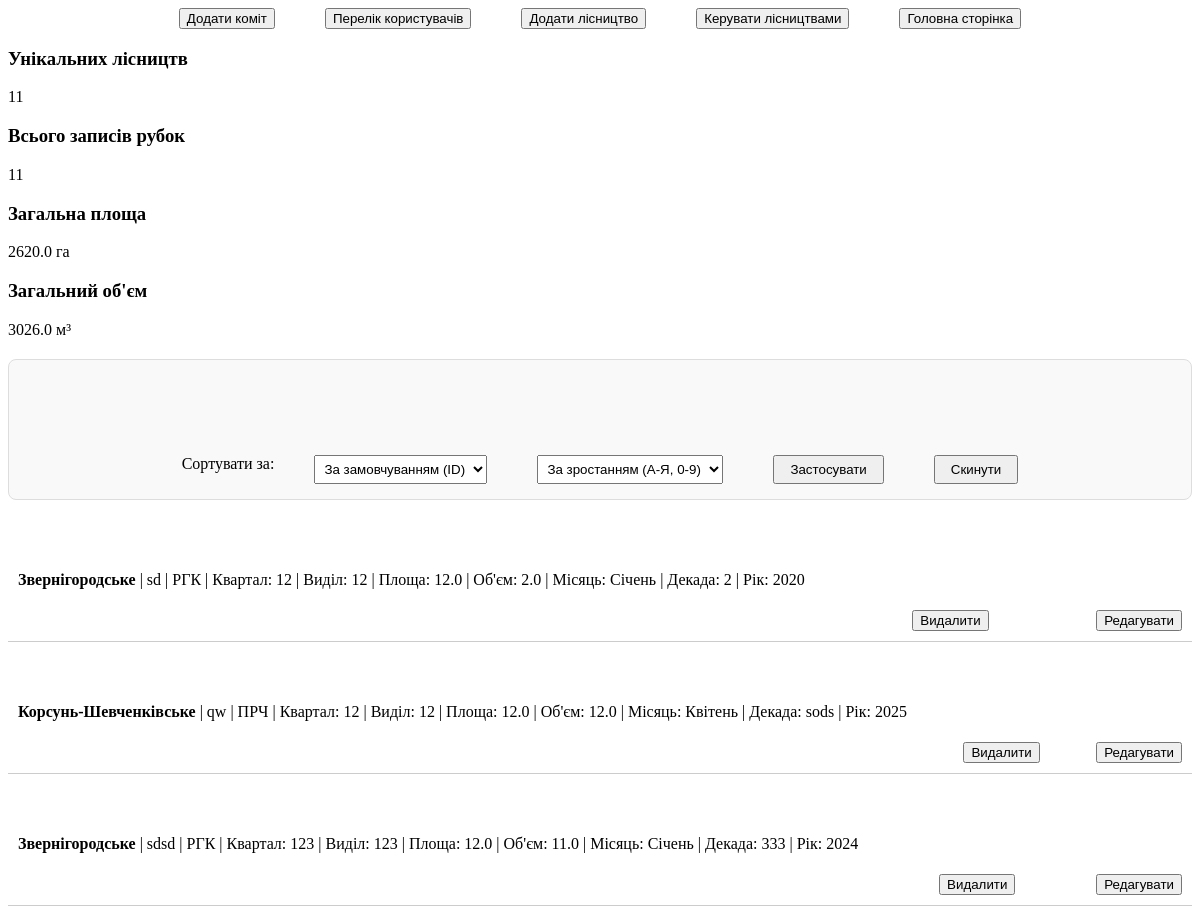
Before: /change (signed in, upper part) with the older database file.
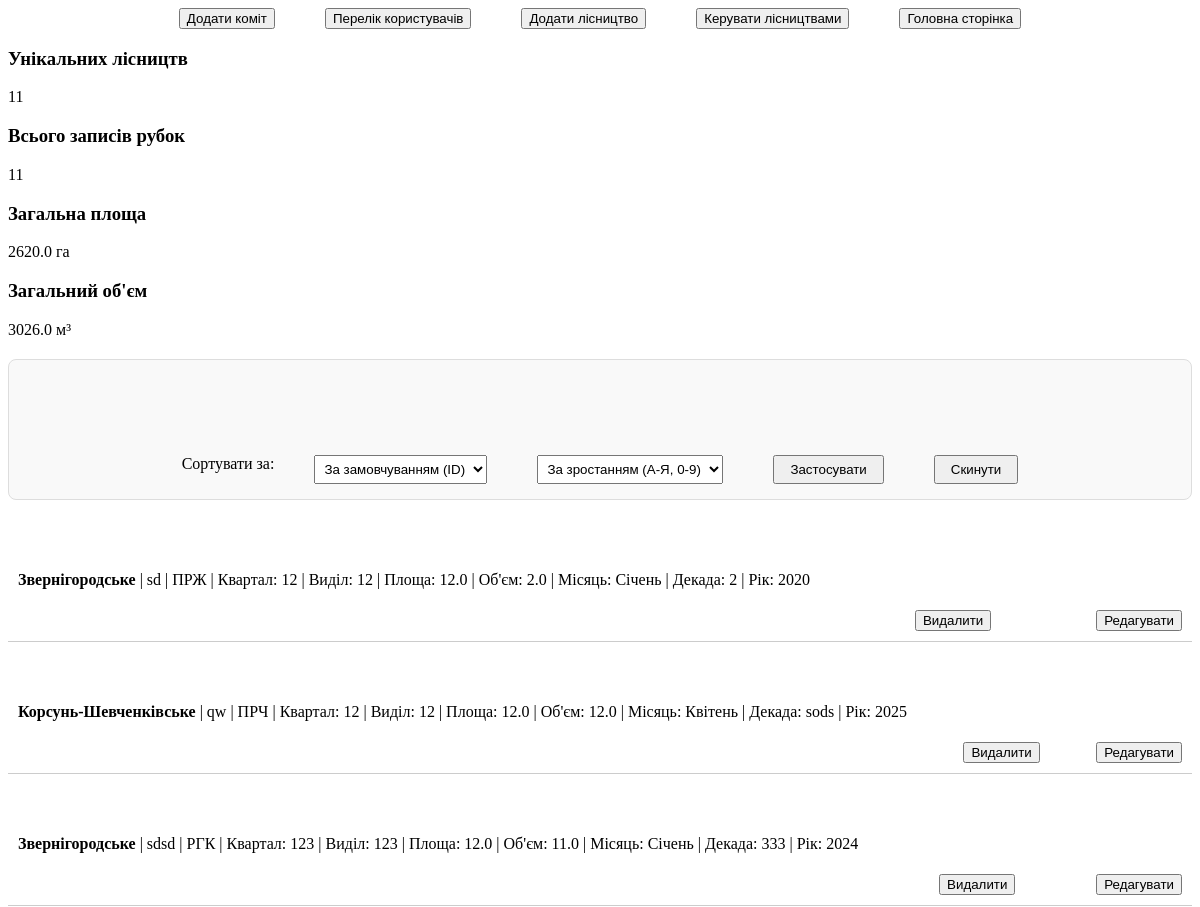
After: the same page with the newer database file.
### DB.py (models this page shows)
class Forest(db.Model):
    id = db.Column(db.Integer, primary_key=True)
    mainForest = db.Column(db.String(100), nullable=False)
    forest = db.Column(db.String(100), nullable=False)
    typeCutting = db.Column(db.String(100), nullable=False)
    quarter = db.Column(db.String(100), nullable=False)
    department = db.Column(db.String(100), nullable=False)
    area = db.Column(db.Float, nullable=False)
    volumeForestManagement = db.Column(db.Float, nullable=False)
    month = db.Column(db.String(50), nullable=False)
    decade = db.Column(db.String(50), nullable=False)
    year = db.Column(db.Integer, nullable=False)

### app.py (the view)
@app.route('/change', methods=['POST', 'GET'])
@login_required
@admin_required
def change():
    sort_by = request.args.get('sort', 'id')
    order = request.args.get('order', 'asc')
    valid_columns = [
        'id', 'mainForest', 'forest', 'typeCutting', 'quarter',
        'department', 'area', 'volumeForestManagement', 'month', 'decade', 'year'
    ]
    if sort_by in valid_columns:
        column = getattr(Forest, sort_by)
        if order == 'desc':
            all_forests = Forest.query.order_by(column.desc()).all()
        else:
            all_forests = Forest.query.order_by(column.asc()).all()
    else:
        all_forests = Forest.query.all()
    total_cuttings = Forest.query.count()
    unique_forests = db.session.query(func.count(func.distinct(Forest.forest))).scalar()
    total_area = db.session.query(func.sum(Forest.area)).scalar()
    total_area = round(total_area, 2) if total_area else 0.0
    total_volume = db.session.query(func.sum(Forest.volumeForestManagement)).scalar()
    total_volume = round(total_volume, 2) if total_volume else 0.0
    return render_template('change.html',
                           forests=all_forests,
                           total_cuttings=total_cuttings,
                           unique_forests=unique_forests,
                           total_area=total_area,
                           total_volume=total_volume)

### app.py (called while the page is built)
@login_manager.user_loader
def load_user(user_id):
    return User.query.get(int(user_id))

### templates/change.html (shortened to what this page needs)
<!DOCTYPE html>
<html lang="en">
<head>
    <link rel="stylesheet" href="{{ url_for('static', filename='styles/admin-style.css') }}">
</head>
<body>
    <header>
        <a href="{{ url_for('comits')}}"><button>Додати коміт</button></a>
        <a href="{{ url_for('all_users') }}"><button>Перелік користувачів</button></a>
        <a href="{{ url_for('admin') }}"><button>Додати лісництво</button></a>
        <a href="{{ url_for('change') }}"><button>Керувати лісництвами</button></a>
        <a href="{{ url_for('main') }}"><button>Головна сторінка</button></a>
    </header>
    <div class="stat-card">
        <h3>Унікальних лісництв</h3>
        <div class="stat-value">{{ unique_forests }}</div>
    </div>
    <div class="stat-card">
        <h3>Всього записів рубок</h3>
        <div class="stat-value">{{ total_cuttings }}</div>
    </div>
    <div class="stat-card">
        <h3>Загальна площа</h3>
        <div class="stat-value">{{ total_area }} га</div>
    </div>
    <div class="stat-card" style="border-left-color: #2980b9;">
        <h3>Загальний об'єм</h3>
        <div class="stat-value">{{ total_volume }} м³</div>
    </div>
    <div style="text-align: center; margin: 20px 0; padding: 15px; background: #f9f9f9; border: 1px solid #ddd; border-radius: 8px;">
        <form action="{{ url_for('change') }}" method="GET">
            <label for="sort">Сортувати за:</label>
            <select name="sort" id="sort" style="padding: 5px;">
                <option value="id" {% if request.args.get('sort') == 'id' %}selected{% endif %}>За замовчуванням (ID)</option>
            </select>
            <select name="order" id="order" style="padding: 5px; margin-left: 10px;">
                <option value="asc" {% if request.args.get('order') == 'asc' %}selected{% endif %}>За зростанням (А-Я, 0-9)</option>
            </select>
            <button type="submit" style="padding: 5px 15px; margin-left: 10px;">Застосувати</button>
            <a href="{{ url_for('change') }}"><button type="button" style="padding: 5px 15px; margin-left: 10px;">Скинути</button></a>
        </form>
    </div>
    <main>
        {% for forest in forests %}
        <div class="forest-item" style="border-bottom: 1px solid #ccc; padding: 10px; margin-bottom: 10px;">
            <p><strong>{{ forest.mainForest }}</strong> | {{ forest.forest }} | {{ forest.typeCutting }} | Квартал: {{ forest.quarter }} | Виділ: {{ forest.department }} | Площа: {{ forest.area }} | Об'єм: {{ forest.volumeForestManagement }} | Місяць: {{ forest.month }} | Декада: {{ forest.decade }} | Рік: {{ forest.year }}</p>
            <form action="{{ url_for('delete', id=forest.id) }}" method="POST" style="display:inline;">
                <input type="submit" value="Видалити" onclick="return confirm('Ви впевнені?')">
            </form>
            <form action="{{ url_for('edit', id=forest.id) }}" method="GET" style="display:inline;">
                <input type="submit" value="Редагувати">
            </form>
        </div>
        {% endfor %}
    </main>
</body>
</html>

### static/styles/admin-style.css (style rules this page uses)
header { top: 0px; position: sticky; display: flex; justify-content: center; gap: 50px; z-index: 200; }
form { margin-top: 80px; display: flex; justify-content: center; gap: 40px; }
.forest-item { display: flex; justify-content: space-between; align-items: center; gap: 20px; }

Changed rows visible on the page:
changed Forest "sd": typeCutting "РГК" → "ПРЖ"
